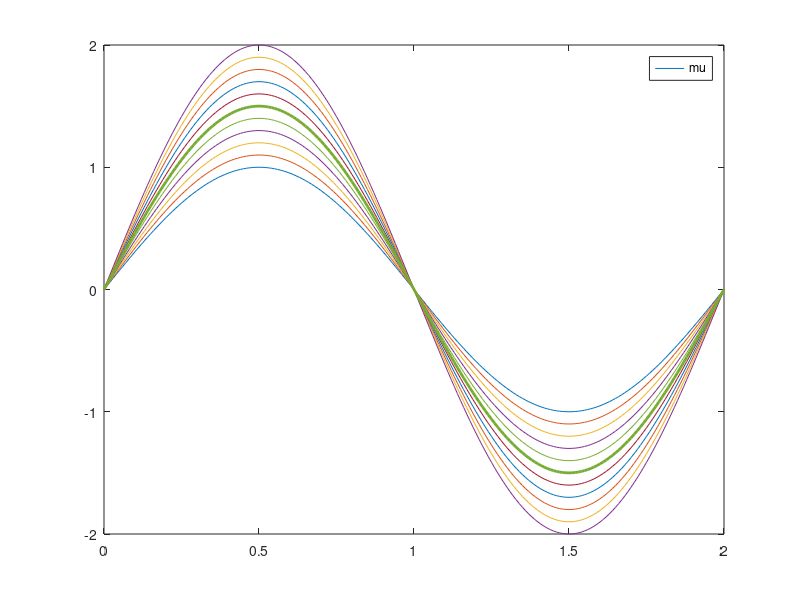

This figure's MATLAB source: (Note: this script raises an error after producing the figure.)
% Generiranje trajektorije
clear all;
dt = 0.01;
tf = 2;
t = 0:dt:tf;
j = 0;

%plots 11 sinuses
for a = 1:0.1:2
    j = j + 1;
    for i = 1:size(t)
        p(j,:) = a*sin(t*2*pi/tf); %stored sinuses
    end
end
plot(t,p);
legend("sin1", "sin1", "sin3","sin4", "sin5", "sin6","sin7", "sin8", "sin9", "sin10", "sin11")


% Mean and Standard deviation of sinuses
mu = mean(p);
sigma = std(p);

hold on
plot(t,mu,'LineWidth',2);
legend("mu")

% RBF
W = [];
M = 10;
for j = 1:size(p,1)
    [RBF,~] = Trj2RBFp(p(j,:)',dt,M);
    W(:,j) = RBF.w;
end

mu_w = mean(W')';
sigma_w = zeros(M,M);

%% Equation (5)
for i = 1:M
    sigma_w = sigma_w + 1/M*(W(i,:) - mu_w)*(W(i,:) - mu_w)';
end

RBF_mu = RBF; RBF_mu.w = mu_w;

p_w = RBFp2Trj(RBF_mu);

plot(t(1:size(p_w)), p_w,':k','LineWidth',3);
legend("RBF_mu")


%% predikcija mu_x glede na viapoint
%x_via = 1.4;
%y_via = 2;
x_via = 1.5;
y_via = -1.9;

% Za to rabim x in y, x je faza, odvisna od casa (x-os)
S.x = exp(-RBF.a_x*x_via/RBF.tau);
% sigma_y je sigma(x_via) manjsi sigma, bolj sili v via tocko; ni treba racunati

% sigma_y = sigma(x_via/dt);
sigma_y = 10.001;
% sigma_y = 10.001; %vecji sigma_y, manj natancno gre cez via tocko

%% Equations (6) from Learning via Mov primitives article
% psi = RBF(x,c,h) = exp(-((x - c)**2) / (2 * h**2))
% x is the input value.
% c is the center of the RBF.
% h is the width (or bandwidth) of the RBF.

psi=exp(-(S.x-RBF_mu.c).^2./(2*RBF_mu.sigma2))';
L = sigma_w*psi/(sigma_y + psi'*sigma_w'*psi);
mu_v = mu_w + L*(y_via - psi'*mu_w);


%% test
RBF_via = RBF_mu; RBF_via.w = mu_v;

p_via = RBFp2Trj(RBF_via);

plot(t(1:size(p_via)), p_via,':m','LineWidth',2);
legend("RBF_via")

% Set the legend
labels = cell(1, 14); 
for i = 1:11
    labels{i} = ['sin', num2str(i)];
end
labels{12} = 'mu';
labels{13} = 'RBF_mu';
labels{14} = 'RBF_via';

legend(labels);

hold off;
